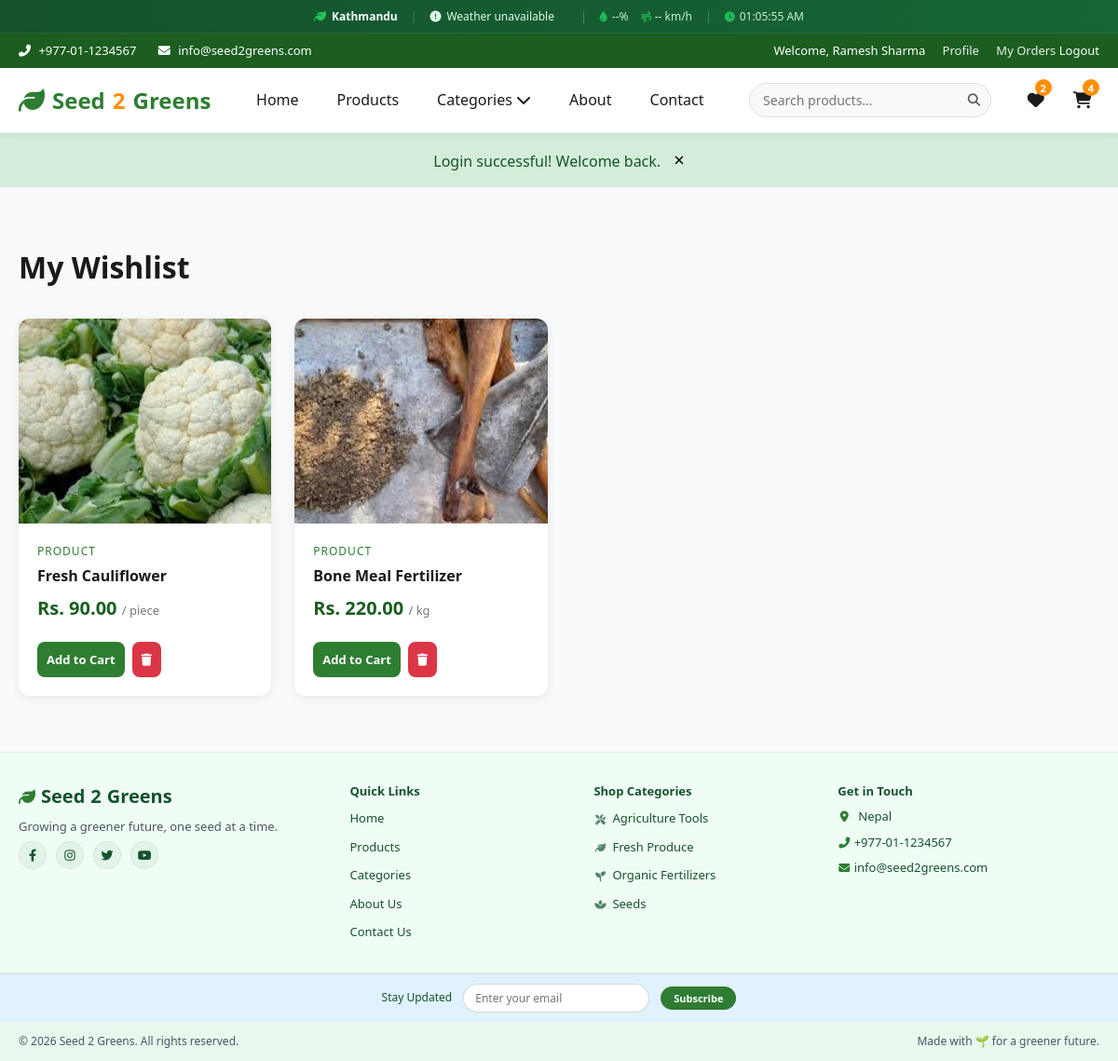
Screenshot of /wishlist.php (signed in) with the database file from the repository.
### tables this page shows
CREATE TABLE wishlist (
    id INT PRIMARY KEY AUTO_INCREMENT,
    user_id INT NOT NULL,
    product_id INT NOT NULL,
    created_at TIMESTAMP DEFAULT CURRENT_TIMESTAMP,
    FOREIGN KEY (user_id) REFERENCES users(id) ON DELETE CASCADE ON UPDATE CASCADE,
    FOREIGN KEY (product_id) REFERENCES products(id) ON DELETE CASCADE ON UPDATE CASCADE,
    UNIQUE KEY unique_wishlist (user_id, product_id),
    INDEX idx_user (user_id)
);

CREATE TABLE products (
    id INT PRIMARY KEY AUTO_INCREMENT,
    category_id INT NOT NULL,
    name VARCHAR(150) NOT NULL,
    description TEXT,
    price DECIMAL(10,2) NOT NULL,
    stock_quantity INT NOT NULL DEFAULT 0,
    unit VARCHAR(50) DEFAULT 'piece',
    image VARCHAR(255),
    status ENUM('active', 'inactive') DEFAULT 'active',
    created_at TIMESTAMP DEFAULT CURRENT_TIMESTAMP,
    updated_at TIMESTAMP DEFAULT CURRENT_TIMESTAMP ON UPDATE CURRENT_TIMESTAMP,
    FOREIGN KEY (category_id) REFERENCES categories(id) ON DELETE RESTRICT ON UPDATE CASCADE,
    INDEX idx_category (category_id),
    INDEX idx_status (status)
);

### includes/functions.php (called while the page is built, shortened)
<?php
$db = Database::getInstance()->getConnection();
function sanitize($data) {
    return htmlspecialchars(trim($data), ENT_QUOTES, 'UTF-8');
}
function getWishlistItems($user_id) {
    global $db;
    $stmt = $db->prepare("
        SELECT w.*, p.name, p.price, p.image, p.stock_quantity, p.unit
        FROM wishlist w
        JOIN products p ON w.product_id = p.id
        WHERE w.user_id = ? AND p.status = 'active'
        ORDER BY w.created_at DESC
    ");
    $stmt->execute([$user_id]);
    return $stmt->fetchAll();
}
function getProductImage($product) {
    $name = $product['name'] ?? $product['product_name'] ?? '';
    $map = [
        'Fresh Tomato' => 'fresh-tomato.jpg',
        'Potato' => 'potato.jpg',
        'Red Apple' => 'red-apple.jpg',
        'Fresh Cauliflower' => 'fresh-cauliflower.jpg',
        'Spinach (Palak)' => 'spinach.jpg',
        'Carrot' => 'carrot.jpg',
        'Cabbage' => 'cabbage.jpg',
        'Tomato Seeds' => 'tomato seed.webp',
        'Radish Seeds' => 'radish-seed.jpg',
        'Cucumber Seeds' => 'cucumber-seed.jpg',
        'Spinach Seeds' => 'spinach-seed.jpg',
        'Chili Seeds' => 'chilli-seed.jpg',
        'Brinjal Seeds' => 'brinjal-seed.jpg',
        'Vermicompost' => 'vermicompost.jpg',
        'Organic Compost' => 'organic-compost.jpg',
        'Cow Manure Fertilizer' => 'cow-manure.webp',
        'Neem Cake Fertilizer' => 'neem-cake-fertilizer.jpg',
        'Bone Meal Fertilizer' => 'bone-meal-fertilizer.jpg',
        'Hand Trowel' => 'hand-trowel.jpg',
        'Garden Hoe' => 'garden-hoe.jpg',
        'Pruning Shears' => 'pruning-shear.jpg',
        'Watering Can' => 'watering-can.jpg',
        'Garden Fork' => 'garden-fork.jpg',
        'Gardening Gloves' => 'gardening-gloves.jpg',
    ];
    $image = $map[$name] ?? ($product['image'] ?? $product['product_image'] ?? '');
    return basename($image);
}

### wishlist.php (the view, shortened to what this page needs)
<?php
require_once __DIR__ . '/includes/functions.php';
$user_id = $_SESSION['user_id'];
$wishlist_items = getWishlistItems($user_id);
?>
<?php include __DIR__ . '/includes/header.php'; ?>
<div class="section">
    <div class="container">
        <h1 class="section-title" style="text-align: left; margin-bottom: 30px;">My Wishlist</h1>
        <?php if (empty($wishlist_items)): ?>
            <div class="empty-cart">
                <i class="fas fa-heart"></i>
                <h3>Your Wishlist is Empty</h3>
                <p>Save your favorite products here for later</p>
                <a href="products.php" class="btn btn-primary">Browse Products</a>
            </div>
        <?php else: ?>
            <div class="wishlist-grid">
                <?php foreach ($wishlist_items as $item): ?>
                    <div class="product-card">
                        <div class="product-card-image">
                            <img src="img/<?php echo getProductImage($item); ?>" alt="<?php echo sanitize($item['name']); ?>">
                        </div>
                        <div class="product-card-body">
                            <div class="product-category"><?php echo sanitize($item['category_name'] ?? 'Product'); ?></div>
                            <h3><a href="product.php?id=<?php echo $item['product_id']; ?>"><?php echo sanitize($item['name']); ?></a></h3>
                            <div class="product-price">
                                Rs. <?php echo number_format($item['price'], 2); ?>
                                <span class="unit">/ <?php echo sanitize($item['unit']); ?></span>
                            </div>
                            <div class="product-actions">
                                <form method="POST" action="cart.php" class="add-to-cart-form">
                                    <button type="submit" name="add_to_cart" class="btn btn-primary btn-sm add-to-cart-btn">Add to Cart</button>
                                </form>
                                <form method="POST" action="" style="display: inline;" onsubmit="return confirm('Remove from wishlist?')">
                                    <button type="submit" name="remove_from_wishlist" class="btn btn-danger btn-sm">
                                        <i class="fas fa-trash"></i>
                                    </button>
                                </form>
                            </div>
                        </div>
                    </div>
                <?php endforeach; ?>
            </div>
        <?php endif; ?>
    </div>
</div>
<?php include __DIR__ . '/includes/footer.php'; ?>

### assets/css/style.css (style rules this page uses)
* { margin: 0; padding: 0; box-sizing: border-box; }
body { font-family: 'Segoe UI', Tahoma, Geneva, Verdana, sans-serif; color: var(--text-dark); background-color: var(--bg-light); line-height: 1.6; overflow-x: hidden; }
a { text-decoration: none; color: inherit; transition: var(--transition); }
img { max-width: 100%; height: auto; display: block; }
button { cursor: pointer; border: none; font-family: inherit; }
.container { max-width: 1200px; margin: 0 auto; padding: 0 20px; }
.btn { display: inline-block; padding: 12px 24px; border-radius: var(--radius); font-weight: 600; font-size: 14px; text-align: center; transition: var(--transition); border: none; cursor: pointer; text-decoration: none; }
.btn-primary { background: var(--primary); color: white; }
.btn-danger { background: #dc3545; color: white; }
.btn-sm { padding: 8px 16px; font-size: 13px; }
.section { padding: 60px 0; }
.section-title { font-size: 32px; font-weight: 700; text-align: center; margin-bottom: 10px; color: var(--text-dark); }
.product-card { background: var(--bg-white); border-radius: var(--radius-lg); overflow: hidden; box-shadow: var(--shadow); transition: var(--transition); display: flex; flex-direction: column; }
.product-card-image { height: 220px; background: var(--bg-green); display: flex; align-items: center; justify-content: center; position: relative; overflow: hidden; }
.product-card-image img { width: 100%; height: 100%; object-fit: cover; object-position: center; }
.product-card-body { padding: 20px; flex: 1; display: flex; flex-direction: column; }
.product-category { font-size: 12px; color: var(--primary); text-transform: uppercase; letter-spacing: 1px; margin-bottom: 5px; }
.product-card-body h3 { font-size: 16px; margin-bottom: 8px; line-height: 1.4; }
.product-card-body h3 a { color: var(--text-dark); }
.product-price { font-size: 20px; font-weight: 700; color: var(--primary-dark); margin-top: auto; margin-bottom: 10px; }
.product-price .unit { font-size: 13px; color: var(--text-light); font-weight: 400; }
.product-actions { display: flex; gap: 8px; margin-top: 10px; }
.product-actions .btn { flex: 1; padding: 10px; font-size: 13px; }
.wishlist-grid { display: grid; grid-template-columns: repeat(auto-fill, minmax(260px, 1fr)); gap: 25px; }

### rows the page displays
wishlist: shows a picture, category_name "PRODUCT", product.name "Fresh Cauliflower", product.price "90.00", product.unit "piece"
wishlist: shows a picture, category_name "PRODUCT", product.name "Bone Meal Fertilizer", product.price "220.00", product.unit "kg"

### other values shown
$_SESSION['user_name'] "Ramesh Sharma"
count(getWishlistItems($_SESSION['user_id'])) "2"
getCartCount($_SESSION['user_id']) "4"
$flash['message'] "Login successful! Welcome back."
